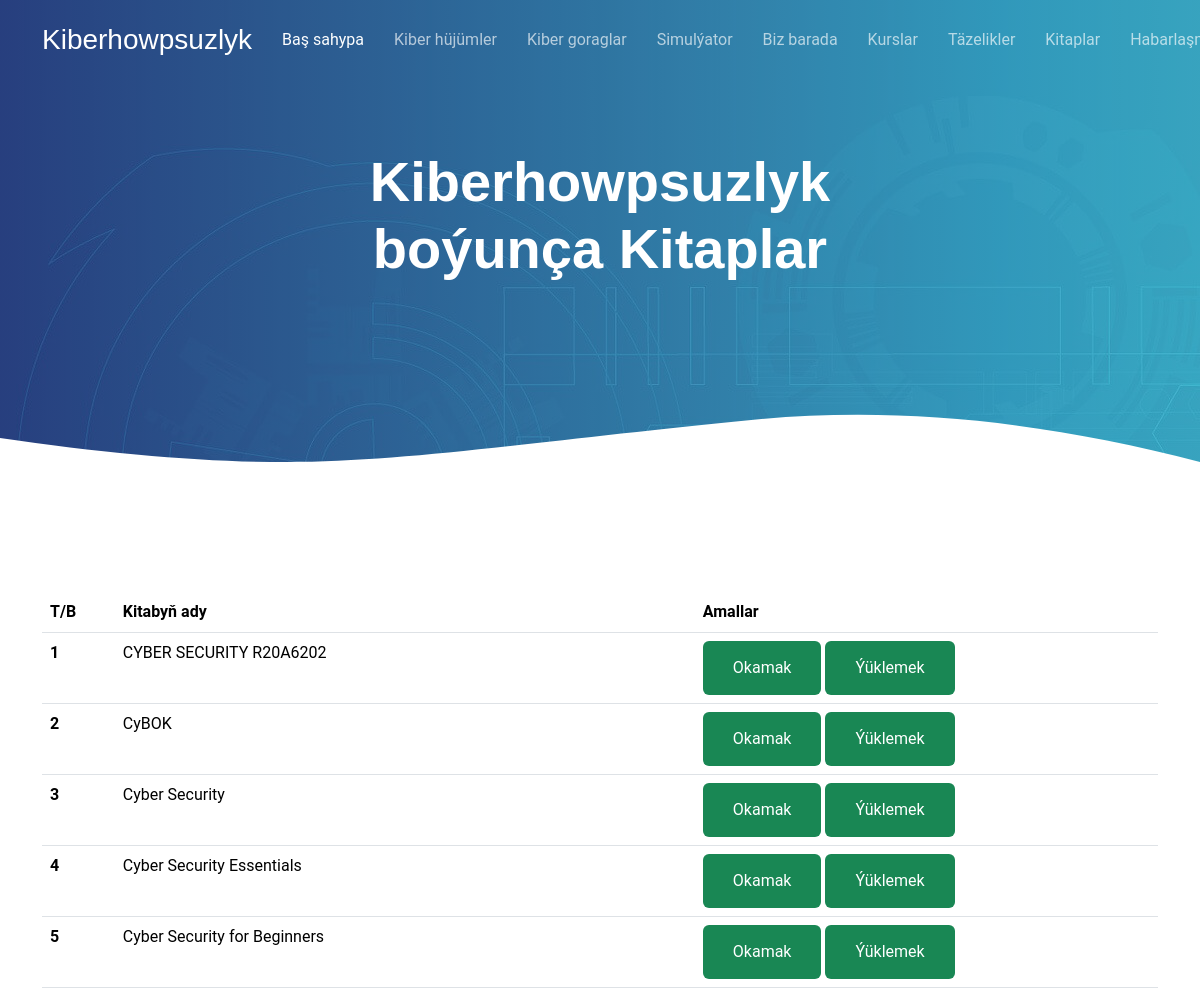
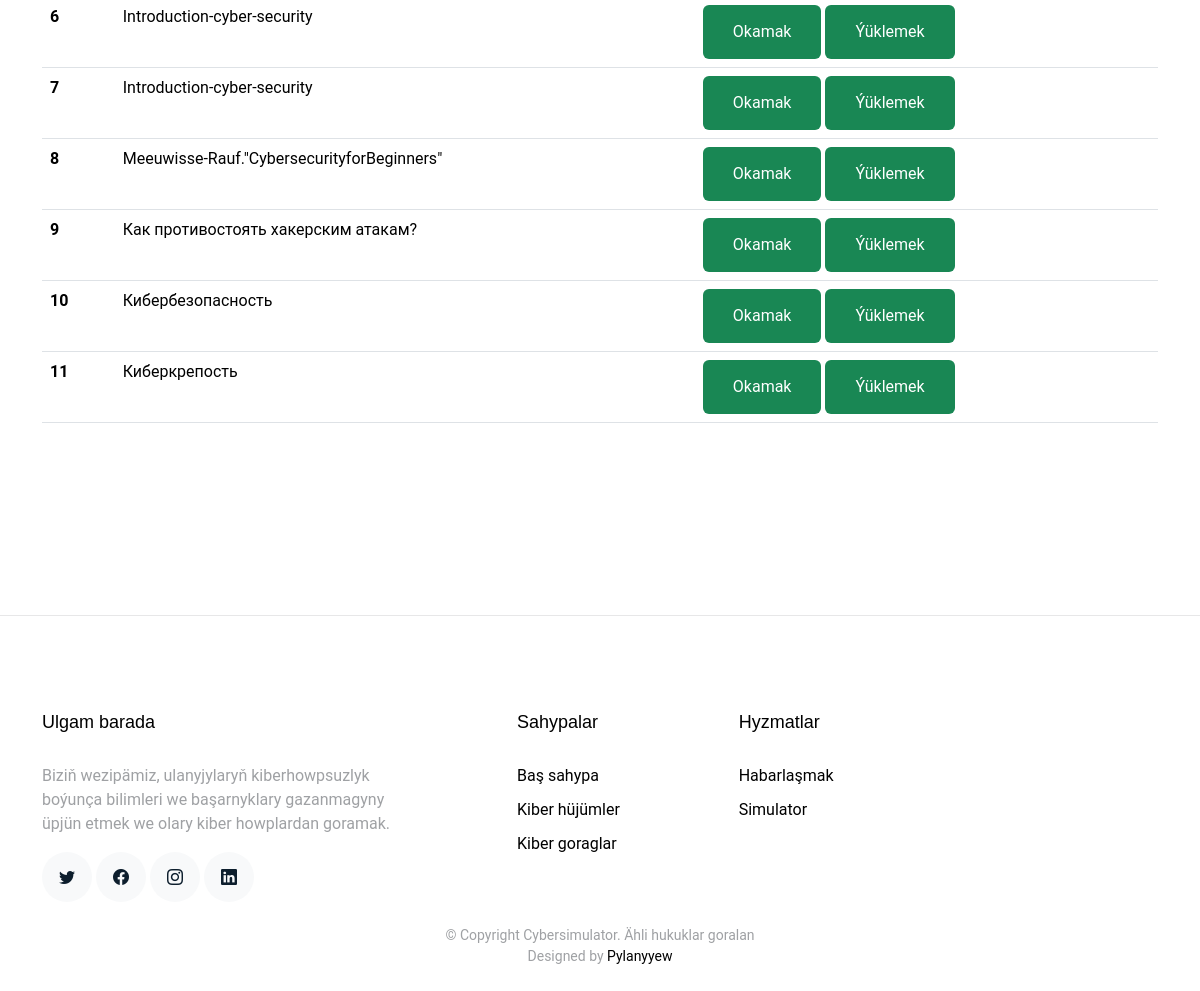
The page /books/ on the database its author committed (2 pictures, top to bottom).
### main/models.py (models this page shows, shortened)
class Books(models.Model):
    name=models.CharField(max_length=255)
    file=models.FileField(upload_to='books/',blank=True)
    class Meta:
        verbose_name_plural = "Books"
        verbose_name = "Book"
        ordering = ['name']
        db_table = 'books'

### main/views.py (the view)
# urls.py: path('books/',views.books,name='books'),
def books(request):
    books=models.Books.objects.all()
    context={
        'books':books
    }
    return render(request, 'books.html', context)

### templates/books.html (shortened to what this page needs)
{% extends 'base.html' %}
{% load static %} {% block content %}
<main id="main">
  <section class="hero-section inner-page">
    <div class="wave">
    </div>
    <div class="container">
      <div class="row align-items-center">
        <div class="col-12">
          <div class="row justify-content-center">
            <div class="col-md-7 text-center hero-text">
              <h1 data-aos="fade-up" data-aos-delay="">Kiberhowpsuzlyk boýunça Kitaplar</h1>
            </div>
          </div>
        </div>
      </div>
    </div>
  </section>
  <section class="section">
    <div class="container">
      <div class="row mb-5">
        {% if books %} <div class="container">
          <table class="table">
            <thead>
              <tr>
                <th scope="col">T/B</th>
                <th scope="col">Kitabyň ady</th>
                <th scope="col">Amallar</th>
              </tr>
            </thead>
            <tbody>
              {% for document in books %}
              <tr>
                <th>{{forloop.counter}}</th>
                <td>{{document.name}}</td>
                <td>
                  <a class="btn btn-success p-2" target="_blank" href="{{document.file.url}}"
                    >Okamak</a
                  >
                  <a class="btn btn-success p-2" href="{{ document.file.url }}" download="dosya_adi">Ýüklemek</a>
                </td>
              </tr>
              {% endfor %}
            </tbody>
          </table>
          {% else %}
      <h1 class="text-center">Häzirlikçe maglumat ýok</h1>
      {% endif %}
    </div>
  </section>
</main>
<hr />
{% endblock %}

### static/assets/css/style.css (style rules this page uses)
html { overflow-x: hidden; }
body { font-family: "Roboto", sans-serif; color: #9fa1a4; line-height: 1.5; }
a { color: #777; text-decoration: none; transition: 0.3s all ease; }
h1, h2, h3, h4, h5, h6, .font-heading { font-family: "Poppins", sans-serif; color: #000; }
.container { z-index: 2; position: relative; }
section { overflow: hidden; }
.section { padding: 7rem 0; }
.btn { border: none; padding: 15px 30px !important; }
.hero-section { background: linear-gradient( to right, rgba(39, 70, 133, 0.8) 0%, rgba(61, 179, 197, 0.8) 100% ), url(../img/hero-bg.jpg); position: relative; }
.hero-section .wave { width: 100%; overflow: hidden; position: absolute; z-index: 1; bottom: -150px; }
.hero-section .wave svg { width: 100%; }
.hero-section, .hero-section > .container > .row { height: 100vh; min-height: 880px; }
.hero-section.inner-page { height: 60vh; min-height: 0; }
.hero-section.inner-page .hero-text { transform: translateY(-150px); margin-top: -120px; }
.hero-section h1 { font-size: 3.5rem; color: #fff; font-weight: 700; margin-bottom: 30px; }

### rows shown on the page
Books: name "CYBER SECURITY R20A6202"
Books: name "CyBOK"
Books: name "Cyber Security"
Books: name "Cyber Security Essentials"
Books: name "Cyber Security for Beginners"
Books: name "Introduction-cyber-security"
Books: name "Introduction-cyber-security"
Books: name "Meeuwisse-Rauf.\"CybersecurityforBeginners\""
Books: name "Как противостоять хакерским атакам?"
Books: name "Кибербезопасность"
Books: name "Киберкрепость"
